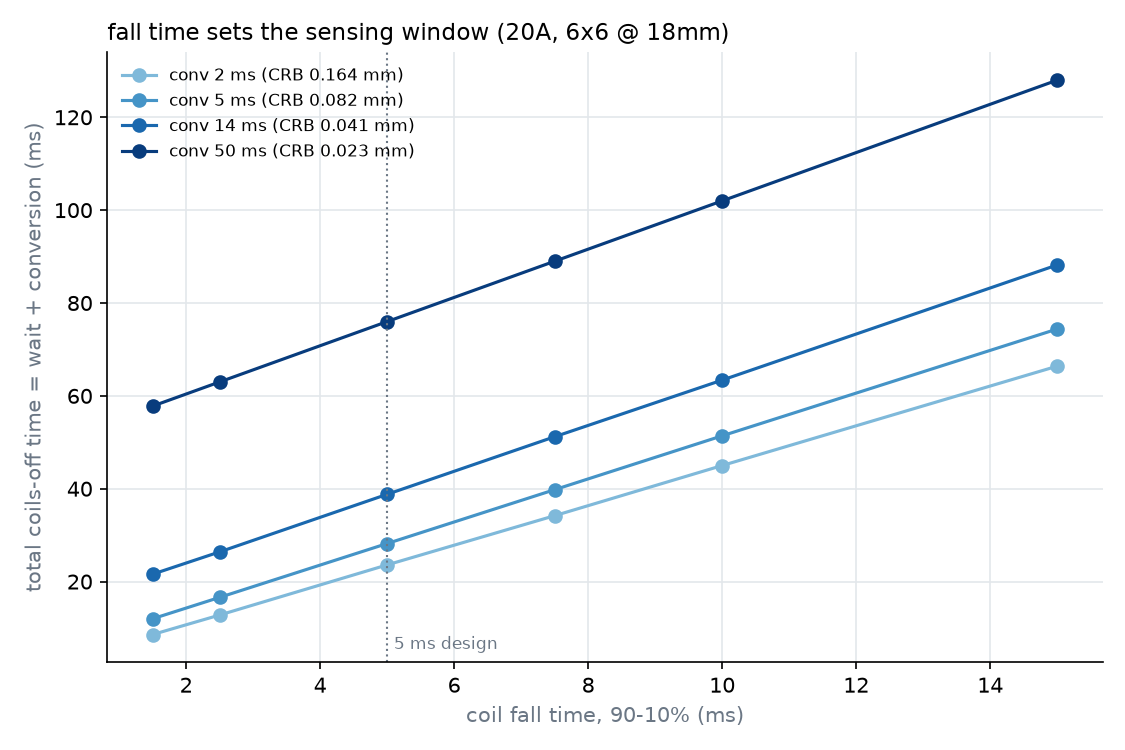

Generate this figure with Python:
"""fall time analysis, how the coil fall time sets the settle wait, cycle time and sensing rate.
reuses conversion_time_experiment.py (same residual < sigma/3 criterion, same datasheet noise table).
fall time is the 90->10% time of the coil current after switch off, tau = t_fall/ln9, simulated with Actuation.
CRB is for one sensor array (default 6x6 @ 18mm) and only depends on conversion time, not fall time

uv run python scripts/fall_time_analysis.py [--current 20] [--count 6 --pitch 18]
"""
from __future__ import annotations

import argparse
import os

import matplotlib
matplotlib.use("Agg")
import matplotlib.pyplot as plt
import numpy as np

from conversion_time_experiment import DATASHEET, T_ACT_MS, mean_crb, residual_curves, settle_time
from kresling_sim import kresling_2026_supp_config as cfg
from kresling_sim.config import WORKSPACE_X_MM, WORKSPACE_Y_MM
from kresling_sim.noise import GaussianNoise
from kresling_sim.sensors import sensor_grid

FALL_MS = [1.5, 2.5, 5.0, 7.5, 10.0, 15.0]   # 1.5 = IEEE APEC measured step, 5 = controller design target
SHOW_CONV = [2.0, 5.0, 14.0, 50.0]            # conversion times to plot lines for


def main() -> None:
    p = argparse.ArgumentParser(description=__doc__, formatter_class=argparse.RawDescriptionHelpFormatter)
    p.add_argument("--current", type=float, default=20.0)
    p.add_argument("--count", type=int, default=6)
    p.add_argument("--pitch", type=float, default=18.0)
    p.add_argument("--output", type=str, default=None)
    args = p.parse_args()

    xs = np.linspace(-WORKSPACE_X_MM / 2, WORKSPACE_X_MM / 2, 5)
    ys = np.linspace(-WORKSPACE_Y_MM / 2, WORKSPACE_Y_MM / 2, 5)
    points = np.array([[x, y, z] for z in (0.0, cfg.Z_MAX_MM) for x in xs for y in ys])
    ts = np.arange(0.0, 0.2, 2e-4)

    sensors = sensor_grid(args.count, args.count, args.pitch, args.pitch)
    zs = np.linspace(cfg.Z_MIN_MM, cfg.Z_MAX_MM, 4)
    qs = np.linspace(0, WORKSPACE_X_MM / 2, 3)
    positions = np.array([[x, y, z] for z in zs for x in qs for y in qs])
    crb = {c: mean_crb(sensors, GaussianNoise(np.array([sxy, sxy, sz]) * 1e-3), positions) for c, sxy, sz in DATASHEET}

    wait = {}   # (conv, fall) -> ms
    for tf in FALL_MS:
        curves = residual_curves(args.current, tf * 1e-3, points, ts)
        for conv, sxy, sz in DATASHEET:
            w = settle_time(curves, ts, np.array([sxy, sxy, sz]) * 1e-3, conv * 1e-3, averaged=False)
            wait[(conv, tf)] = w * 1e3
        print(f"fall {tf} ms done", flush=True)

    print(f"\n{args.count}x{args.count} @ {args.pitch:g}mm, {args.current:g}A, residual < sigma/3, kresling_2026_supp")
    print("\nsettle wait (ms), rows conversion time, cols fall time (90-10%)")
    print("conv(ms) CRB(mm) | " + " ".join(f"{tf:6.1f}" for tf in FALL_MS))
    for conv, _, _ in DATASHEET:
        print(f"{conv:7.1f} {crb[conv]:8.4f} | " + " ".join(f"{wait[(conv, tf)]:6.1f}" for tf in FALL_MS))

    for t_act in T_ACT_MS[:2]:
        print(f"\nsense rate (Hz) with a {t_act:g} ms actuation window, 1/(t_act + wait + conv)")
        print("conv(ms) | " + " ".join(f"{tf:6.1f}" for tf in FALL_MS))
        for conv, _, _ in DATASHEET:
            print(f"{conv:7.1f} | " + " ".join(f"{1000 / (t_act + wait[(conv, tf)] + conv):6.1f}" for tf in FALL_MS))

    ratio = np.mean([wait[(c, tf)] / tf for c, _, _ in DATASHEET for tf in FALL_MS])
    print(f"\nwait is ~{ratio:.1f} x fall time (mean over the grid), so the fall time is the lever")

    fig, ax = plt.subplots(figsize=(7.5, 5))
    ramp = plt.cm.Blues(np.linspace(0.45, 0.95, len(SHOW_CONV)))
    for conv, color in zip(SHOW_CONV, ramp):
        ax.plot(FALL_MS, [wait[(conv, tf)] + conv for tf in FALL_MS], "o-", color=color, label=f"conv {conv:g} ms (CRB {crb[conv]:.3f} mm)")
    ax.set_xlabel("coil fall time, 90-10% (ms)", color="#6b7785")
    ax.set_ylabel("total coils-off time = wait + conversion (ms)", color="#6b7785")
    ax.set_title(f"fall time sets the sensing window ({args.current:g}A, {args.count}x{args.count} @ {args.pitch:g}mm)", loc="left", fontsize=11)
    ax.axvline(5.0, color="#6b7785", ls=":", lw=1)
    ax.text(5.1, ax.get_ylim()[0] + 2, "5 ms design", fontsize=8, color="#6b7785", va="bottom")
    ax.grid(True, color="#e3e7eb")
    for sp in ("top", "right"):
        ax.spines[sp].set_visible(False)
    ax.legend(frameon=False, fontsize=8, loc="upper left")
    fig.tight_layout()
    out = args.output or os.path.join(os.path.dirname(__file__), "fall_time_analysis.png")
    fig.savefig(out, dpi=150)
    print(f"saved {out}")


if __name__ == "__main__":
    main()
